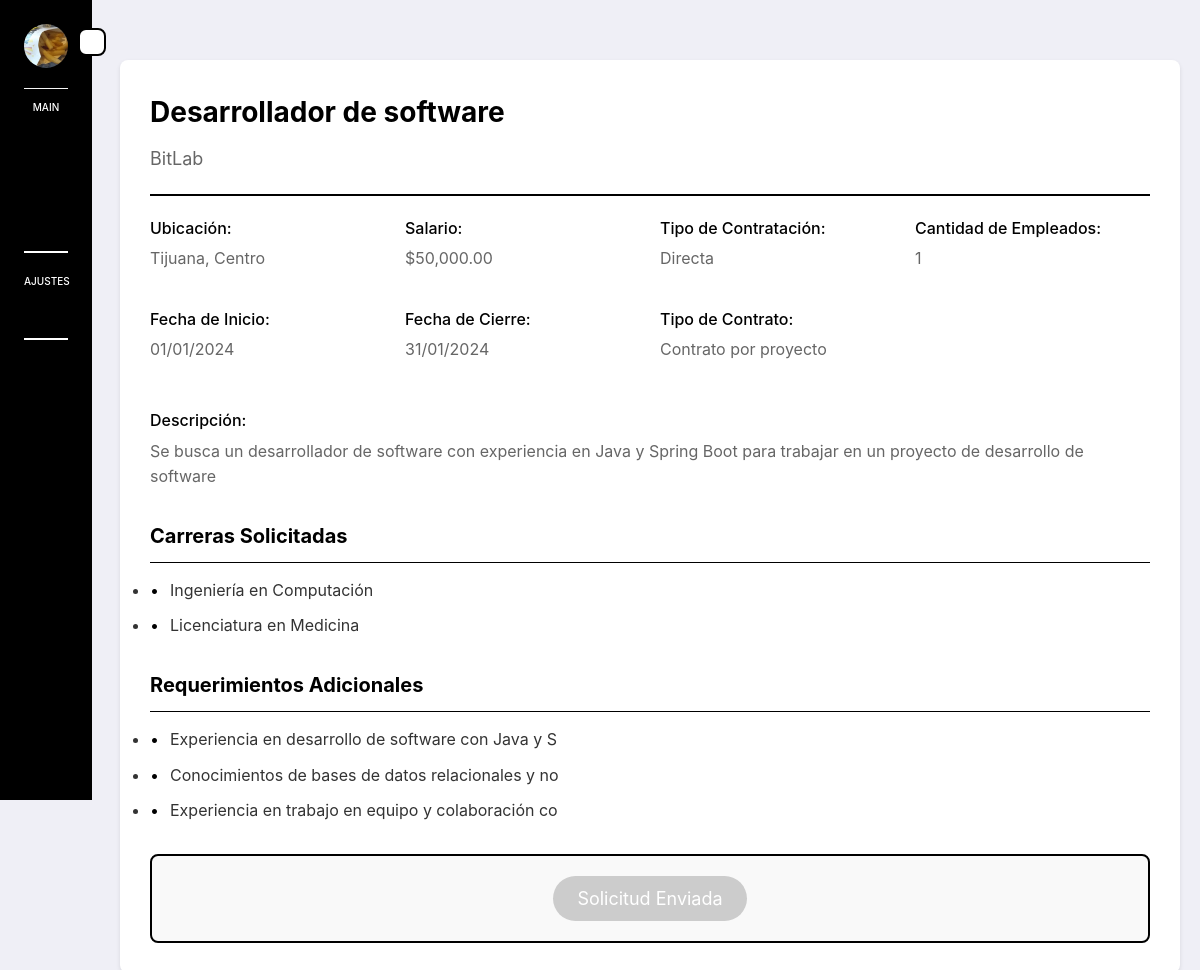
Page /es/user/prospecto/detalles_vacante.php?id=1 (signed in) on the committed database.
### tables this page shows
CREATE TABLE Vacante (
  numero INT PRIMARY KEY AUTO_INCREMENT,
  titulo VARCHAR(30) NOT NULL,
  descripcion VARCHAR(250) NOT NULL,
  salario INT,
  es_directo BOOLEAN NOT NULL,
  cantEmpleados INT NOT NULL,
  fechaInicio DATE NOT NULL,
  fechaCierre DATE NOT NULL,
  diasRestantes INT NOT NULL,
  estado BOOLEAN NOT NULL,
  tipo_contrato VARCHAR(5) NOT NULL,
  empresa INT NOT NULL,
  FOREIGN KEY (tipo_contrato) REFERENCES Tipo_Contrato(codigo),
  FOREIGN KEY (empresa) REFERENCES Empresa(numero)
);

CREATE TABLE Empresa (
  numero INT PRIMARY KEY AUTO_INCREMENT,
  nombre VARCHAR(30) NOT NULL,
  ciudad VARCHAR(30) NOT NULL,
  calle VARCHAR(30) NOT NULL,
  numeroCalle INT NOT NULL,
  colonia VARCHAR(30) NOT NULL,
  codigoPostal INT NOT NULL,
  nombreCont VARCHAR(30) NOT NULL,
  primerApellidoCont VARCHAR(30) NOT NULL,
  segundoApellidoCont VARCHAR(30),
  numTel VARCHAR(15) NOT NULL,
  usuario INT NOT NULL,
  FOREIGN KEY (usuario) REFERENCES Usuario(numero)
);

CREATE TABLE Tipo_Contrato (
  codigo VARCHAR(5) PRIMARY KEY,
  nombre VARCHAR(30) NOT NULL,
  descripcion VARCHAR(150) NOT NULL
);

CREATE TABLE Carrera (
  codigo VARCHAR(5) PRIMARY KEY,
  nombre VARCHAR(100) NOT NULL
);

CREATE TABLE Requerimiento (
  numero INT PRIMARY KEY AUTO_INCREMENT,
  descripcion VARCHAR(50) NOT NULL,
  vacante INT NOT NULL,
  FOREIGN KEY (vacante) REFERENCES Vacante(numero)
);

### es/user/prospecto/detalles_vacante.php (the view, shortened to what this page needs)
<?php
include_once($_SERVER['DOCUMENT_ROOT'] . '/Outsourcing/config.php');
$prospecto_id = $_SESSION['prospecto_id'];
$vacante_id = isset($_GET['id']) ? intval($_GET['id']) : 0;
$query_vacante = "SELECT v.*, tc.nombre AS tipo_contrato_nombre, tc.descripcion AS tipo_contrato_descripcion,
                         e.nombre AS nombre_empresa, e.ciudad, e.colonia
                  FROM Vacante v
                  JOIN Tipo_Contrato tc ON v.tipo_contrato = tc.codigo
                  JOIN Empresa e ON v.empresa = e.numero
                  WHERE v.numero = ?";
$stmt_vacante = mysqli_prepare($conexion, $query_vacante);
mysqli_stmt_bind_param($stmt_vacante, "i", $vacante_id);
mysqli_stmt_execute($stmt_vacante);
$resultado_vacante = mysqli_stmt_get_result($stmt_vacante);
$vacante = mysqli_fetch_assoc($resultado_vacante);
$query_carreras = "SELECT c.nombre
                   FROM Carreras_solicitadas cs
                   JOIN Carrera c ON cs.carrera = c.codigo
                   WHERE cs.vacante = ?";
$stmt_carreras = mysqli_prepare($conexion, $query_carreras);
mysqli_stmt_bind_param($stmt_carreras, "i", $vacante_id);
mysqli_stmt_execute($stmt_carreras);
$resultado_carreras = mysqli_stmt_get_result($stmt_carreras);
$carreras = mysqli_fetch_all($resultado_carreras, MYSQLI_ASSOC);
$query_requerimientos = "SELECT descripcion
                         FROM Requerimiento
                         WHERE vacante = ?";
$stmt_requerimientos = mysqli_prepare($conexion, $query_requerimientos);
mysqli_stmt_bind_param($stmt_requerimientos, "i", $vacante_id);
mysqli_stmt_execute($stmt_requerimientos);
$resultado_requerimientos = mysqli_stmt_get_result($stmt_requerimientos);
$requerimientos = mysqli_fetch_all($resultado_requerimientos, MYSQLI_ASSOC);
$query_solicitud_existente = "SELECT * FROM Solicitud WHERE prospecto = ? AND vacante = ?";
$stmt_solicitud_existente = mysqli_prepare($conexion, $query_solicitud_existente);
mysqli_stmt_bind_param($stmt_solicitud_existente, "ii", $prospecto_id, $vacante_id);
mysqli_stmt_execute($stmt_solicitud_existente);
$resultado_solicitud_existente = mysqli_stmt_get_result($stmt_solicitud_existente);
$solicitud_existente = mysqli_fetch_assoc($resultado_solicitud_existente);
?>
<!DOCTYPE html>
<html lang="es">
<head>
    <link rel="stylesheet" href="https://cdnjs.cloudflare.com/ajax/libs/font-awesome/6.1.1/css/all.min.css">
</head>
<body>
    <?php include 'incluides/sidebar.php'; ?>
    <div class="container">
        <div class="vacante-details">
            <div class="vacante-header">
                <h1 class="vacante-title"><?php echo htmlspecialchars($vacante['titulo']); ?></h1>
                <div class="vacante-company"><?php echo htmlspecialchars($vacante['nombre_empresa']); ?></div>
            </div>
            <div class="vacante-info">
                <div class="info-item">
                    <div class="info-label">Ubicación:</div>
                    <div class="info-value"><?php echo htmlspecialchars($vacante['ciudad'] . ', ' . $vacante['colonia']); ?></div>
                </div>
                <div class="info-item">
                    <div class="info-label">Salario:</div>
                    <div class="info-value">
                        <?php echo $vacante['salario'] ? '$' . number_format($vacante['salario'], 2) : 'No especificado'; ?>
                    </div>
                </div>
                <div class="info-item">
                    <div class="info-label">Tipo de Contratación:</div>
                    <div class="info-value"><?php echo $vacante['es_directo'] ? 'Directa' : 'Indirecta'; ?></div>
                </div>
                <div class="info-item">
                    <div class="info-label">Cantidad de Empleados:</div>
                    <div class="info-value"><?php echo $vacante['cantEmpleados']; ?></div>
                </div>
                <div class="info-item">
                    <div class="info-label">Fecha de Inicio:</div>
                    <div class="info-value"><?php echo date('d/m/Y', strtotime($vacante['fechaInicio'])); ?></div>
                </div>
                <div class="info-item">
                    <div class="info-label">Fecha de Cierre:</div>
                    <div class="info-value"><?php echo date('d/m/Y', strtotime($vacante['fechaCierre'])); ?></div>
                </div>
                <div class="info-item">
                    <div class="info-label">Tipo de Contrato:</div>
                    <div class="info-value"><?php echo htmlspecialchars($vacante['tipo_contrato_nombre']); ?></div>
                </div>
            </div>
            <div class="info-item">
                <div class="info-label">Descripción:</div>
                <div class="info-value"><?php echo nl2br(htmlspecialchars($vacante['descripcion'])); ?></div>
            </div>
            <?php if (!empty($carreras)): ?>
                <h2 class="section-title">Carreras Solicitadas</h2>
                <ul>
                    <?php foreach ($carreras as $carrera): ?>
                        <li class="list-item"><?php echo htmlspecialchars($carrera['nombre']); ?></li>
                    <?php endforeach; ?>
                </ul>
            <?php endif; ?>
            <?php if (!empty($requerimientos)): ?>
                <h2 class="section-title">Requerimientos Adicionales</h2>
                <ul>
                    <?php foreach ($requerimientos as $req): ?>
                        <li class="list-item"><?php echo htmlspecialchars($req['descripcion']); ?></li>
                    <?php endforeach; ?>
                </ul>
            <?php endif; ?>
            <div class="application-section">
                <button id="btnAplicar" class="btn-apply" <?php echo $solicitud_existente ? 'disabled' : ''; ?>>
                    <?php echo $solicitud_existente ? 'Solicitud Enviada' : 'Aplicar a esta vacante'; ?>
                </button>
            </div>
        </div>
    </div>
</body>
</html>

### es/user/admin/admin.css (style rules this page uses)
* { margin: 0; padding: 0; font-family: "Inter", sans-serif; box-sizing: border-box; }
body { background-color: #efeff6 ; }
.container { width: 100%; grid-template-columns: 1fr ; }

### es/user/prospecto/detalles_vacante.php (style rules this page uses)
body { font-family: 'Roboto', sans-serif; line-height: 1.6; color: #333; background-color: #f4f4f4; margin: 0; margin-left: 100px; padding: 0; }
.container { margin: 0 auto; padding: 20px; }
.vacante-details { background-color: #fff; border-radius: 8px; box-shadow: 0 2px 4px rgba(0,0,0,0.1); padding: 30px; margin-bottom: 20px; }
.vacante-header { border-bottom: 2px solid #000; padding-bottom: 20px; margin-bottom: 20px; }
.vacante-title { font-size: 28px; color: #000; margin: 0 0 10px 0; }
.vacante-company { font-size: 18px; color: #666; }
.vacante-info { display: grid; grid-template-columns: repeat(auto-fit, minmax(200px, 1fr)); gap: 20px; margin-bottom: 30px; }
.info-item { margin-bottom: 15px; }
.info-label { font-weight: 500; color: #000; margin-bottom: 5px; }
.info-value { color: #666; }
.section-title { font-size: 20px; color: #000; margin-top: 30px; margin-bottom: 15px; border-bottom: 1px solid #000; padding-bottom: 10px; }
.list-item { margin-bottom: 10px; padding-left: 20px; position: relative; }
.list-item::before { content: "•"; position: absolute; left: 0; color: #000; }
.application-section { background-color: #f9f9f9; border: 2px solid #000; border-radius: 8px; padding: 20px; margin-top: 30px; text-align: center; }
.btn-apply { background-color: #000; color: #fff; border: none; padding: 12px 24px; font-size: 18px; border-radius: 30px; cursor: pointer; transition: background-color 0.3s; }
.btn-apply:disabled { background-color: #ccc; cursor: not-allowed; }

### es/user/prospecto/incluides/sidebar.php (style rules this page uses)
* { margin: 0; padding: 0; font-family: "Inter", sans-serif; box-sizing: border-box; }
body { background-color: #efeff6 ; }
.container { width: 100%; grid-template-columns: 1fr ; }

### rows in the picture
vacante: titulo "Desarrollador de software", empresa.nombre "BitLab", empresa.colonia "Tijuana, Centro", salario "50,000.00", cantEmpleados "1", fechaInicio "01/01/2024", fechaCierre "31/01/2024", tipo_contrato.nombre "Contrato por proyecto", descripcion "Se busca un desarrollador de software con experiencia en Java y Spring Boot para trabajar en un proyecto de desarrollo de software"
carrera: nombre "Ingeniería en Computación"
carrera: nombre "Licenciatura en Medicina"
requerimiento: descripcion "Experiencia en desarrollo de software con Java y S"
requerimiento: descripcion "Conocimientos de bases de datos relacionales y no"
requerimiento: descripcion "Experiencia en trabajo en equipo y colaboración co"
